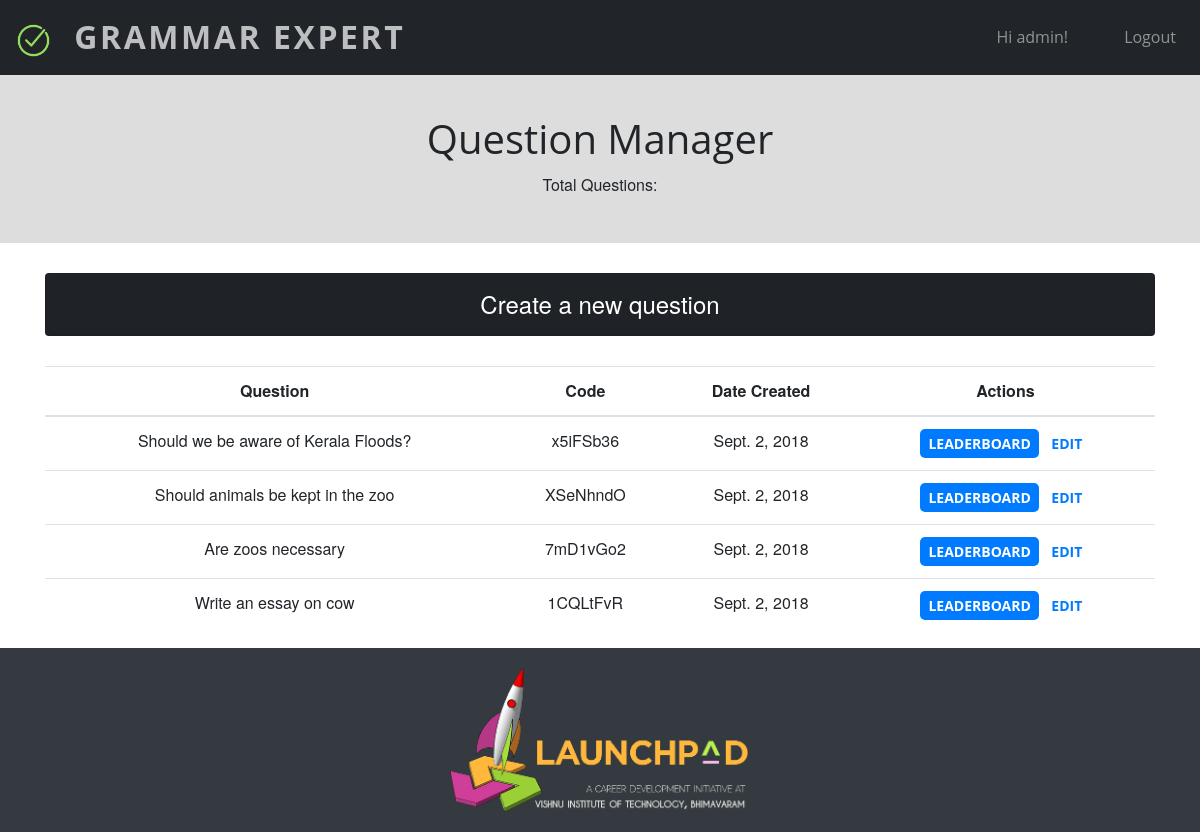
Page /questionmanager (signed in) on the committed database.
### myapp/models.py (models this page shows)
class Question(models.Model):
    question = models.CharField(max_length = 500)
    user = models.ForeignKey(User, on_delete=models.CASCADE)
    code = models.CharField(max_length = 8,unique = True)
    word_limit = models.IntegerField(default=300)
    attempts_allowed = models.IntegerField(default=1)
    date_created = models.DateField(default=datetime.now)
    time_limit = models.IntegerField(default=30)
    def __str__(self):
        return "{}".format(self.question)

### myapp/views.py (the view)
# urls.py: path('questionmanager',views.questionmanager,name='questionmanager'),
@login_required(login_url="login")
@permission_required('myapp.create_test')
def questionmanager(request):
    user = request.user
    context = dict()
    if request.method == "POST":
        form = QuestionForm(request.POST)
        code = ''.join(random.choices(string.ascii_lowercase + string.ascii_uppercase + string.digits, k=8))
        c = Question.objects.filter(code=code)
        while len(list(c))>0:
            code = ''.join(random.choices(string.ascii_lowercase + string.ascii_uppercase + string.digits, k=8))
            c = Question.objects.filter(code=code)
        if form.is_valid():
            question = form.save(commit = False)
            question.user = request.user
            question.code = code
            question.save()
    else:
        form = QuestionForm()
    context['form'] = form
    context['object_list'] = Question.objects.filter(user_id=request.user.id)
    return render(request, template_name = 'questionmanager.html', context=context)

### myapp/templates/questionmanager.html (shortened to what this page needs)
{% load static %}
{% load bootstrap4 %}
{% include 'header.html' %}
<link rel="stylesheet" type="text/css" href="https://cdn.datatables.net/v/bs4/dt-1.10.18/datatables.min.css"/>
<div class="container-fluid topheading">
        <h1 style="text-align: center; margin:10px auto;">Question Manager</h1>
        <p>Total Questions: </p>
</div>
<div class="container text-center">
    <div id="qform" class="card mb-12 bg-dark text-white">
        <div class="card-header" id="createquestion" role="button" data-toggle="collapse" data-target="#createquestionform" aria-expanded="true" aria-controls="createquestionform">
            <p class="qcreate">Create a new question</p>
        </div>
    </div>
    <table id="questions" class="table">
        <thead>
            <tr>
            <th>Question</th>
            <th>Code</th>
            <th>Date Created</th>
            <th>Actions</th>
            </tr>
        </thead>
        <tbody>
            {% for question in object_list %}
            <tr>
            <td>{{question}}</td>
            <td>{{question.code}}</td>
            <td>{{question.date_created}}</td>
            <td>
                    <a href="{% url 'leaderboard' question.id %}"><button class="btn btn-primary btn-sm">Leaderboard</button></a>
                    <a href="{% url 'updatequestion' question.id %}"><button class="btn btn-link btn-sm">Edit</button></a>
            </td>
            </tr>
            {% endfor %}
        </tbody>
    </table>
</div>
{% include 'footer.html' %}
</body>
</html>

### myapp/templates/header.html (shortened to what this page needs)
<!DOCTYPE html>
{% load bootstrap4 %}
{% load static %}
<html lang="en">
<head>
    <link rel="stylesheet" href="https://maxcdn.bootstrapcdn.com/bootstrap/4.0.0/css/bootstrap.min.css">
    <link rel="stylesheet" href="{% static "header.css" %}"/>
</head>
<body>
    <nav id="mainNav" class="navbar navbar-expand-lg navbar-dark bg-dark py-2">
        <a id="homelink" class="navbar-brand d-inline-block align-top" href="{% url "homepage" %}">
            <img src="{% static "images/correct.png" %}" width="35" height="35" alt="">
            <span>Grammar Expert</span>
        </a>
        <div class="collapse navbar-collapse" id="navbarNavAltMarkup">
        <div class="navbar-nav ml-auto">
        {% if user.is_authenticated %}
          <a class="nav-item nav-link pr-5" href="{% url "profile" %}">Hi {{ user.username }}!</a>
          <a class="nav-item nav-link pr-2" href="{% url "logout" %}">Logout</a>
        {% else %}
            <a class="nav-item nav-link pr-5"  href="{% url "login" %}">Login</a>
            <a class="nav-item nav-link pr-2" href="{% url "signup" %}">Signup</a>
        {% endif %}
        </div>
      </div>
    </nav>

### myapp/static/header.css (style rules this page uses)
body, html { width: 100%; height: 100%; }
body { font-family: 'Merriweather', 'Helvetica Neue', Arial, sans-serif; }
a { color: #F05F40; -webkit-transition: all 0.2s; -moz-transition: all 0.2s; transition: all 0.2s; }
h1, h2, h3, h4, h5, h6 { font-family: 'Open Sans', 'Helvetica Neue', Arial, sans-serif; }
.bg-dark { background-color: #212529 !important; }
#mainNav { border-bottom: 1px solid rgba(33, 37, 41, 0.1); background-color: #fff; font-family: 'Open Sans', 'Helvetica Neue', Arial, sans-serif; -webkit-transition: all 0.2s; -moz-transition: all 0.2s; transition: all 0.2s; }
#mainNav .navbar-brand { font-weight: 700; text-transform: uppercase; color: #F05F40; font-family: 'Open Sans', 'Helvetica Neue', Arial, sans-serif; }
@media (min-width: 992px) { #mainNav { border-color: transparent; background-color: transparent; } }
@media (min-width: 992px) { #mainNav .navbar-brand { color: rgba(255, 255, 255, 0.7); } }
.btn { font-weight: 700; text-transform: uppercase; border: none; border-radius: 5px; font-family: 'Open Sans', 'Helvetica Neue', Arial, sans-serif; }
.navbar-brand span { padding-left: 15px; letter-spacing: 0.0800em; }
#homelink { text-decoration: none; color:white; font-size:2em; text-decoration: none; }

### myapp/templates/questionmanager.html (style rules this page uses)
.qcreate { font-size:1.5em; margin:0; padding:0; }
#qform { margin-bottom:30px; }
.topheading { text-align: center; padding:30px; background-color: #dddddd; margin-bottom: 30px; }

### rows in the picture
Question: question "Should we be aware of Kerala Floods?", code "x5iFSb36", date_created "Sept. 2, 2018"
Question: question "Should animals be kept in the zoo", code "XSeNhndO", date_created "Sept. 2, 2018"
Question: question "Are zoos necessary", code "7mD1vGo2", date_created "Sept. 2, 2018"
Question: question "Write an essay on cow", code "1CQLtFvR", date_created "Sept. 2, 2018"

### other values in the picture
{{ user.username }} "admin"
